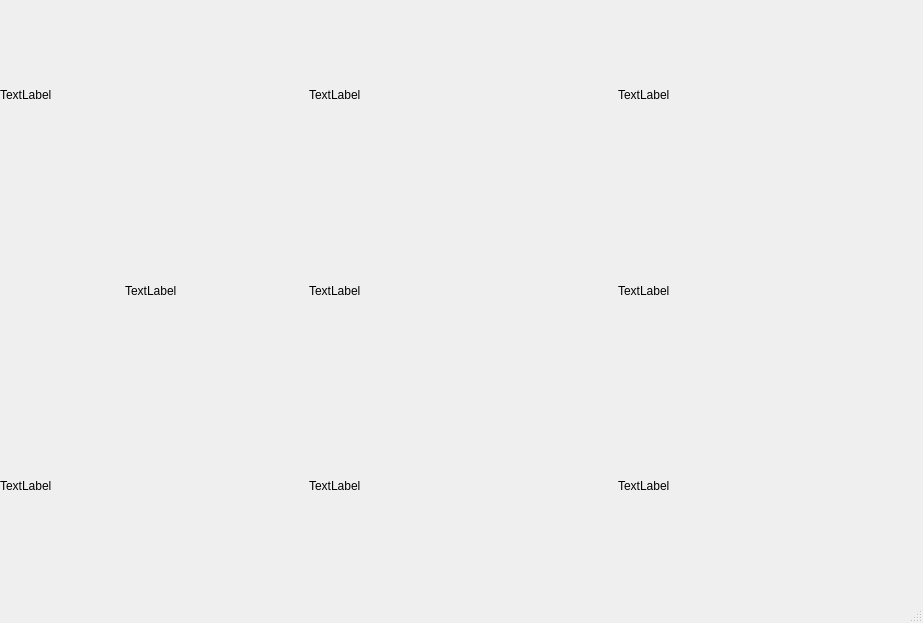
<?xml version="1.0" encoding="UTF-8"?>
<ui version="4.0">
 <class>MainWindow</class>
 <widget class="QMainWindow" name="MainWindow">
  <property name="geometry">
   <rect>
    <x>0</x>
    <y>0</y>
    <width>923</width>
    <height>623</height>
   </rect>
  </property>
  <property name="windowTitle">
   <string>MainWindow</string>
  </property>
  <widget class="QWidget" name="centralwidget">
   <widget class="QWidget" name="gridLayoutWidget">
    <property name="geometry">
     <rect>
      <x>0</x>
      <y>0</y>
      <width>921</width>
      <height>581</height>
     </rect>
    </property>
    <layout class="QGridLayout" name="gridLayout">
     <item row="1" column="1">
      <widget class="QLabel" name="label_2">
       <property name="text">
        <string>TextLabel</string>
       </property>
      </widget>
     </item>
     <item row="2" column="1">
      <widget class="QLabel" name="label_3">
       <property name="text">
        <string>TextLabel</string>
       </property>
      </widget>
     </item>
     <item row="1" column="0" alignment="Qt::AlignHCenter">
      <widget class="QLabel" name="label">
       <property name="text">
        <string>TextLabel</string>
       </property>
      </widget>
     </item>
     <item row="0" column="1">
      <widget class="QLabel" name="label_6">
       <property name="text">
        <string>TextLabel</string>
       </property>
      </widget>
     </item>
     <item row="2" column="0">
      <widget class="QLabel" name="label_4">
       <property name="text">
        <string>TextLabel</string>
       </property>
      </widget>
     </item>
     <item row="0" column="0">
      <widget class="QLabel" name="label_5">
       <property name="text">
        <string>TextLabel</string>
       </property>
      </widget>
     </item>
     <item row="1" column="2">
      <widget class="QLabel" name="label_7">
       <property name="text">
        <string>TextLabel</string>
       </property>
      </widget>
     </item>
     <item row="0" column="2">
      <widget class="QLabel" name="label_8">
       <property name="text">
        <string>TextLabel</string>
       </property>
      </widget>
     </item>
     <item row="2" column="2">
      <widget class="QLabel" name="label_9">
       <property name="text">
        <string>TextLabel</string>
       </property>
      </widget>
     </item>
    </layout>
   </widget>
  </widget>
  <widget class="QMenuBar" name="menubar">
   <property name="geometry">
    <rect>
     <x>0</x>
     <y>0</y>
     <width>923</width>
     <height>21</height>
    </rect>
   </property>
  </widget>
  <widget class="QStatusBar" name="statusbar"/>
 </widget>
 <resources/>
 <connections/>
</ui>
